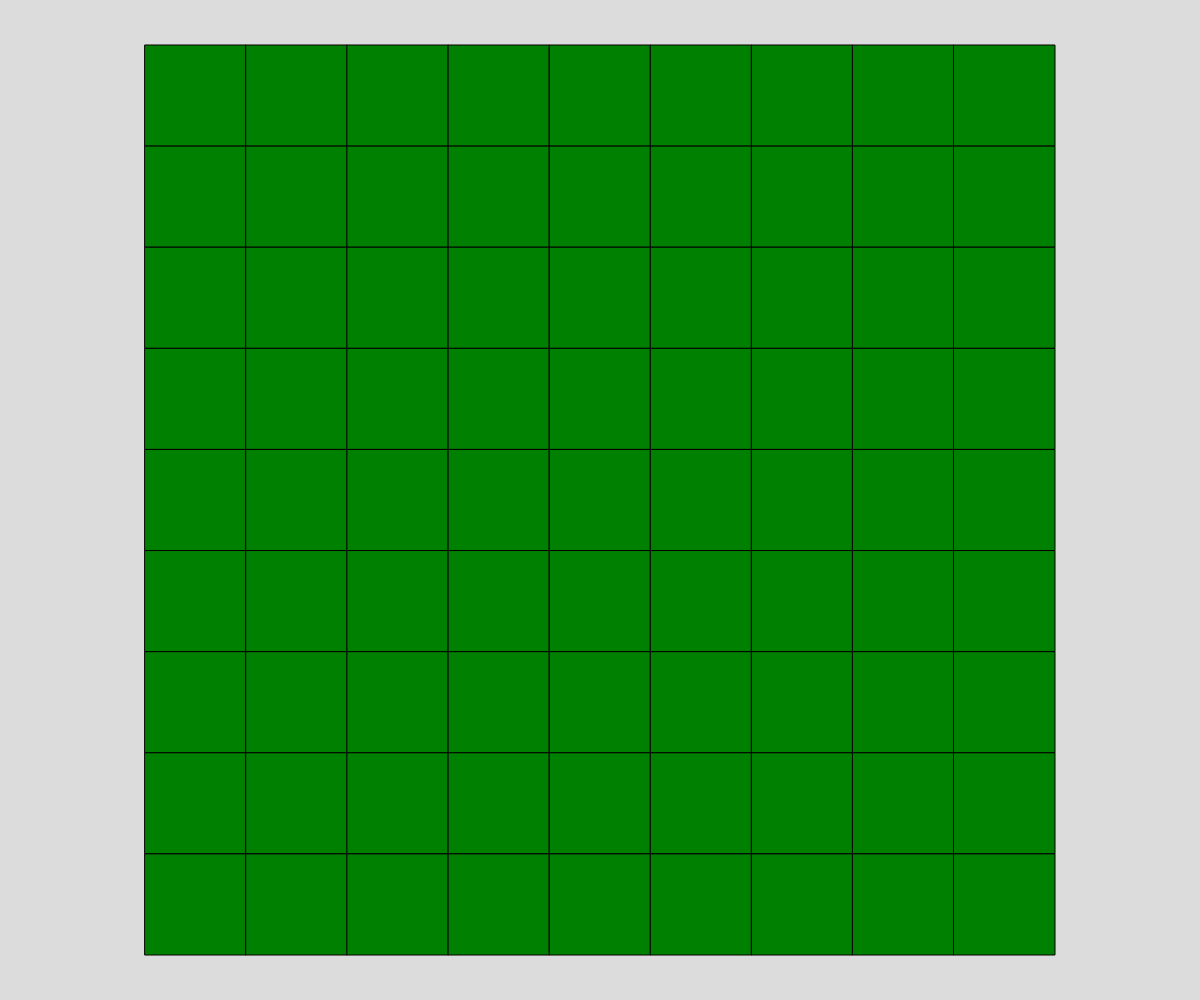
Frame 1 (no input)
Frame 60 (no input): identical to frame 1, image omitted
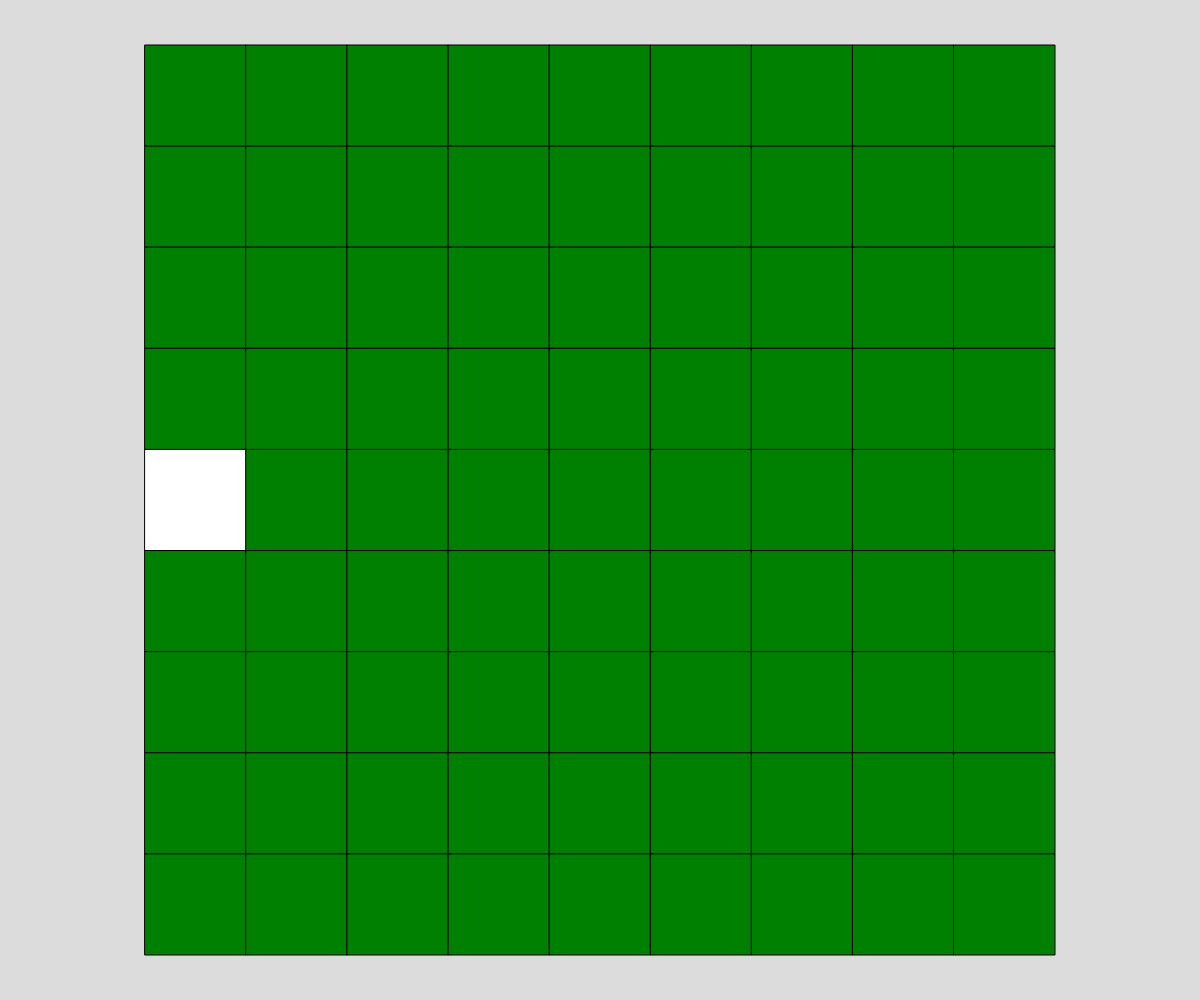
Frame 120 (the mouse pressed at the canvas centre since frame 60)

The p5.js sketch that drew these frames (run headless with seeded random() and noise() and a simulated clock; from frame 60 on, the mouse is pressed at the canvas centre):

// p5.js sketch
// ── sketch.js
// Minesweeper
// Jacky Chung
// October 2020
//
// Extra for Experts:
// - describe what you did to take this project "above and beyond"

const GRIDSIZE = 9;
let cellSize;
let grid;
let cellWidth;
let cellHeight;

 
function setup() {
  createCanvas(windowWidth, windowHeight);
  

  if (width < height) {
    cellSize = width / GRIDSIZE;
  }
  else {
    cellSize = height/ GRIDSIZE  - 10 ;
  }
  grid = placemine(GRIDSIZE);
  cellWidth = width - cellSize+ windowWidth/2 - cellSize*4.5 / grid[0].length;
  cellHeight = height / grid.length ;
}


function draw() {
  background(220);
  displayGrid();

}


function mousePressed() {
  let spaceX = floor(mouseX / cellWidth);
  let spaceY = floor(mouseY / cellHeight);
  digBomb(spaceX,spaceY);
}

function digBomb(spaceX, spaceY) {
  if (spaceX >= 0 && spaceX < GRIDSIZE && spaceY >= 0 && spaceY < GRIDSIZE) {
    if (grid[spaceY][spaceX] === "no mine" ||grid[spaceY][spaceX] === "pressed"  ) {
      grid[spaceY][spaceX] = "pressed";
    }
    else {
      grid[spaceY][spaceX] = "blow up";
    }
  }
}


// function ShowMine(){
//   let closeMine = 0;
//   for ()
// }

function placemine(){
  let grid = [];
  for (let i=0; i<GRIDSIZE; i++) {
    grid.push([]);
    for (let j=0; j<GRIDSIZE; j++) {
      if (random(100) < 70) {
        grid[i].push("no mine");
      }
      else {
        grid[i].push("mine");
      }
    }
  }
  return grid;
}

function displayGrid() {
  //squares
  for (let y = 0; y<GRIDSIZE; y++) {
    for (let x= 0; x<GRIDSIZE; x++) {
      strokeWeight(1);
      if (grid[y][x] === "pressed"){
        fill("white");
        //showNumber();
      }
      else if (grid[y][x] === "blow up"){
        fill("red");
        //gameover();
      }
      else{
        fill("green");
      }
      rect(x*cellSize+ windowWidth/2 - cellSize*4.5, y*cellSize+ windowHeight/2 - cellSize*4.5, cellSize, cellSize);
    }
  }
}
